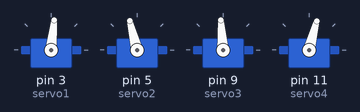
This sketch was run on a simulated Arduino Uno, built with avr-gcc and run on an emulated ATmega328P. Shown: 4 × servo. What the sketch prints to the serial monitor is not drawn.

Above: at 0.05 s.
At 0.15 s:
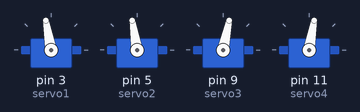
At 0.25 s:
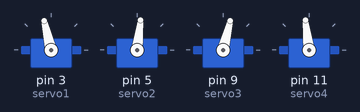
At 0.45 s:
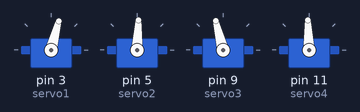
Timing chart, 0 to 3.0 s (numbered marks = the images above):
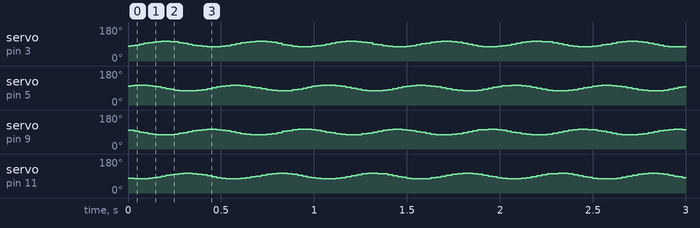

The sketch:

New_code_fin.ino
```cpp
#include <Servo.h>

Servo servo1;
Servo servo2;
Servo servo3;
Servo servo4;
//#define PI 3.1415926535897932384626433832795

int i=0;
int flag_1 = 1; // 1 means add, 0 means substract
int flag_2 = 1; // 1 means add, 0 means substract
int flag_3 = 1; // 1 means add, 0 means substract
int flag_4 = 1; // 1 means add, 0 means substract

int pos_1;
int pos_2;
int pos_3;
int pos_4;

int pos_min = 70;
int pos_max= 110;
float pos_phase =0.8; //0.26 radians = 15-->degree; 0.8,1  // 0.261 0.524  0.8
float mean_angle=(pos_min+pos_max)/2;
int A=15; // 10 15 20
int f=2; //1 2 3
float t;


void setup(){
  servo1.attach(3);
  servo2.attach(5);
  servo3.attach(9);
  servo4.attach(11);
  Serial.begin(9600);
}

void loop(){
    t=millis()/1000.0; //convert milli to sec
    printf("%f", t);
    pos_1 = (mean_angle+ A*sin(2*(3.14)*f*t-pos_phase));
    pos_2 = (mean_angle+ A*sin(2*3.14*f*t+pos_phase));
    pos_3 = (mean_angle+ A*sin(2*3.14*f*t+3*pos_phase));
    pos_4 = (mean_angle+ A*sin(2*3.14*f*t+5*pos_phase));

    //Serial.println(t);
    Serial.println(sin(2*3.14*f*t+pos_phase));
    Serial.println(sin(2*3.14*f*t+3*pos_phase));
    //Serial.println(pos_3);

    servo1.write(pos_1);
    servo2.write(pos_2);
    servo3.write(pos_3);
    servo4.write(pos_4);

    delay(10);
}
```
